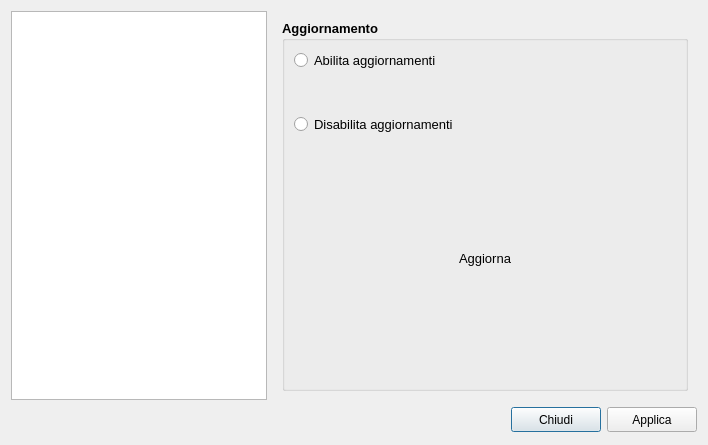
<?xml version="1.0" encoding="UTF-8"?>
<ui version="4.0">
 <class>pref</class>
 <widget class="QDialog" name="pref">
  <property name="windowModality">
   <enum>Qt::WindowModal</enum>
  </property>
  <property name="geometry">
   <rect>
    <x>0</x>
    <y>0</y>
    <width>708</width>
    <height>445</height>
   </rect>
  </property>
  <property name="windowTitle">
   <string>Preferenze</string>
  </property>
  <property name="windowIcon">
   <iconset resource="../cod_fisc.qrc">
    <normaloff>:/images/preferences-system.png</normaloff>:/images/preferences-system.png</iconset>
  </property>
  <property name="modal">
   <bool>true</bool>
  </property>
  <layout class="QGridLayout" name="gridLayout">
   <item row="0" column="0">
    <widget class="QListWidget" name="listWidget">
     <property name="sizePolicy">
      <sizepolicy hsizetype="Preferred" vsizetype="Preferred">
       <horstretch>0</horstretch>
       <verstretch>0</verstretch>
      </sizepolicy>
     </property>
    </widget>
   </item>
   <item row="1" column="0" colspan="2">
    <spacer name="horizontalSpacer">
     <property name="orientation">
      <enum>Qt::Horizontal</enum>
     </property>
     <property name="sizeHint" stdset="0">
      <size>
       <width>446</width>
       <height>28</height>
      </size>
     </property>
    </spacer>
   </item>
   <item row="1" column="2">
    <layout class="QHBoxLayout" name="horizontalLayout">
     <item>
      <widget class="QPushButton" name="chiudi">
       <property name="minimumSize">
        <size>
         <width>90</width>
         <height>25</height>
        </size>
       </property>
       <property name="maximumSize">
        <size>
         <width>90</width>
         <height>25</height>
        </size>
       </property>
       <property name="sizeIncrement">
        <size>
         <width>90</width>
         <height>25</height>
        </size>
       </property>
       <property name="baseSize">
        <size>
         <width>90</width>
         <height>25</height>
        </size>
       </property>
       <property name="font">
        <font>
         <weight>50</weight>
         <bold>false</bold>
        </font>
       </property>
       <property name="text">
        <string>Chiudi</string>
       </property>
       <property name="icon">
        <iconset resource="../cod_fisc.qrc">
         <normaloff>:/images/dialog-close.png</normaloff>:/images/dialog-close.png</iconset>
       </property>
      </widget>
     </item>
     <item>
      <widget class="QPushButton" name="apply">
       <property name="minimumSize">
        <size>
         <width>90</width>
         <height>25</height>
        </size>
       </property>
       <property name="maximumSize">
        <size>
         <width>90</width>
         <height>25</height>
        </size>
       </property>
       <property name="sizeIncrement">
        <size>
         <width>90</width>
         <height>25</height>
        </size>
       </property>
       <property name="baseSize">
        <size>
         <width>90</width>
         <height>25</height>
        </size>
       </property>
       <property name="font">
        <font>
         <weight>50</weight>
         <bold>false</bold>
        </font>
       </property>
       <property name="text">
        <string>Applica</string>
       </property>
       <property name="icon">
        <iconset resource="../cod_fisc.qrc">
         <normaloff>:/images/dialog-ok-apply.png</normaloff>:/images/dialog-ok-apply.png</iconset>
       </property>
      </widget>
     </item>
    </layout>
   </item>
   <item row="0" column="1" colspan="2">
    <widget class="QStackedWidget" name="stackedWidget">
     <property name="font">
      <font>
       <pointsize>10</pointsize>
      </font>
     </property>
     <property name="currentIndex">
      <number>1</number>
     </property>
     <widget class="QWidget" name="impostazioni">
      <layout class="QGridLayout" name="gridLayout_3">
       <item row="0" column="0">
        <widget class="QGroupBox" name="groupBox">
         <property name="sizePolicy">
          <sizepolicy hsizetype="Preferred" vsizetype="Preferred">
           <horstretch>0</horstretch>
           <verstretch>0</verstretch>
          </sizepolicy>
         </property>
         <property name="font">
          <font>
           <pointsize>9</pointsize>
           <weight>75</weight>
           <bold>true</bold>
          </font>
         </property>
         <property name="title">
          <string>Impostazioni generali</string>
         </property>
         <layout class="QGridLayout" name="gridLayout_5">
          <item row="1" column="0" colspan="2">
           <widget class="QGroupBox" name="groupBox_3">
            <property name="font">
             <font>
              <weight>50</weight>
              <bold>false</bold>
             </font>
            </property>
            <property name="title">
             <string>Editor Fonts</string>
            </property>
            <layout class="QGridLayout" name="gridLayout_4">
             <item row="0" column="0">
              <layout class="QVBoxLayout" name="verticalLayout_2">
               <item>
                <widget class="QLabel" name="label_2">
                 <property name="font">
                  <font>
                   <weight>50</weight>
                   <bold>false</bold>
                  </font>
                 </property>
                 <property name="text">
                  <string>Font Name</string>
                 </property>
                </widget>
               </item>
               <item>
                <widget class="QFontComboBox" name="cmbFontName">
                 <property name="font">
                  <font>
                   <weight>50</weight>
                   <bold>false</bold>
                  </font>
                 </property>
                 <property name="currentFont">
                  <font>
                   <family>DejaVu Sans</family>
                  </font>
                 </property>
                </widget>
               </item>
              </layout>
             </item>
             <item row="0" column="1">
              <layout class="QVBoxLayout" name="verticalLayout">
               <item>
                <widget class="QLabel" name="label_3">
                 <property name="font">
                  <font>
                   <weight>50</weight>
                   <bold>false</bold>
                  </font>
                 </property>
                 <property name="text">
                  <string>Font Size</string>
                 </property>
                </widget>
               </item>
               <item>
                <widget class="QSpinBox" name="spinFontSize">
                 <property name="font">
                  <font>
                   <weight>50</weight>
                   <bold>false</bold>
                  </font>
                 </property>
                 <property name="accelerated">
                  <bool>true</bool>
                 </property>
                 <property name="value">
                  <number>12</number>
                 </property>
                </widget>
               </item>
              </layout>
             </item>
            </layout>
           </widget>
          </item>
          <item row="2" column="0" colspan="2">
           <widget class="QGroupBox" name="groupBox_4">
            <property name="font">
             <font>
              <weight>50</weight>
              <bold>false</bold>
             </font>
            </property>
            <property name="title">
             <string>Application Fonts</string>
            </property>
            <layout class="QGridLayout" name="gridLayout_6">
             <item row="0" column="0">
              <layout class="QVBoxLayout" name="verticalLayout_3">
               <item>
                <widget class="QLabel" name="label_4">
                 <property name="text">
                  <string>Font Name</string>
                 </property>
                </widget>
               </item>
               <item>
                <widget class="QFontComboBox" name="cmbApplicationFontName">
                 <property name="currentFont">
                  <font/>
                 </property>
                </widget>
               </item>
              </layout>
             </item>
             <item row="0" column="1">
              <layout class="QVBoxLayout" name="verticalLayout_4">
               <item>
                <widget class="QLabel" name="label_5">
                 <property name="text">
                  <string>Font Size</string>
                 </property>
                </widget>
               </item>
               <item>
                <widget class="QSpinBox" name="spinApplicationFontSize">
                 <property name="accelerated">
                  <bool>true</bool>
                 </property>
                 <property name="value">
                  <number>12</number>
                 </property>
                </widget>
               </item>
              </layout>
             </item>
            </layout>
           </widget>
          </item>
          <item row="0" column="0" colspan="2">
           <widget class="QLabel" name="info">
            <property name="text">
             <string/>
            </property>
           </widget>
          </item>
         </layout>
        </widget>
       </item>
       <item row="1" column="0">
        <spacer name="verticalSpacer">
         <property name="orientation">
          <enum>Qt::Vertical</enum>
         </property>
         <property name="sizeHint" stdset="0">
          <size>
           <width>20</width>
           <height>40</height>
          </size>
         </property>
        </spacer>
       </item>
      </layout>
     </widget>
     <widget class="QWidget" name="aggiornamento">
      <layout class="QGridLayout" name="gridLayout_2">
       <item row="0" column="0">
        <widget class="QGroupBox" name="groupBox_2">
         <property name="font">
          <font>
           <pointsize>10</pointsize>
           <weight>75</weight>
           <bold>true</bold>
          </font>
         </property>
         <property name="title">
          <string>Aggiornamento</string>
         </property>
         <layout class="QGridLayout" name="gridLayout_7">
          <item row="0" column="0" colspan="3">
           <layout class="QVBoxLayout" name="verticalLayout_5">
            <item>
             <widget class="QRadioButton" name="en_update">
              <property name="font">
               <font>
                <weight>50</weight>
                <bold>false</bold>
               </font>
              </property>
              <property name="text">
               <string>Abilita aggiornamenti</string>
              </property>
              <property name="icon">
               <iconset resource="../cod_fisc.qrc">
                <normaloff>:/images/system-software-update.png</normaloff>:/images/system-software-update.png</iconset>
              </property>
             </widget>
            </item>
            <item>
             <spacer name="verticalSpacer_6">
              <property name="orientation">
               <enum>Qt::Vertical</enum>
              </property>
              <property name="sizeHint" stdset="0">
               <size>
                <width>20</width>
                <height>40</height>
               </size>
              </property>
             </spacer>
            </item>
            <item>
             <widget class="QRadioButton" name="ds_update">
              <property name="font">
               <font>
                <weight>50</weight>
                <bold>false</bold>
               </font>
              </property>
              <property name="text">
               <string>Disabilita aggiornamenti</string>
              </property>
              <property name="icon">
               <iconset resource="../cod_fisc.qrc">
                <normaloff>:/images/system-software-update.png</normaloff>:/images/system-software-update.png</iconset>
              </property>
             </widget>
            </item>
           </layout>
          </item>
          <item row="1" column="1">
           <spacer name="verticalSpacer_4">
            <property name="orientation">
             <enum>Qt::Vertical</enum>
            </property>
            <property name="sizeHint" stdset="0">
             <size>
              <width>20</width>
              <height>103</height>
             </size>
            </property>
           </spacer>
          </item>
          <item row="2" column="0" rowspan="2">
           <spacer name="verticalSpacer_2">
            <property name="orientation">
             <enum>Qt::Vertical</enum>
            </property>
            <property name="sizeHint" stdset="0">
             <size>
              <width>20</width>
              <height>135</height>
             </size>
            </property>
           </spacer>
          </item>
          <item row="2" column="1">
           <layout class="QVBoxLayout" name="verticalLayout_6">
            <item>
             <widget class="QPushButton" name="update_b">
              <property name="font">
               <font>
                <weight>50</weight>
                <bold>false</bold>
               </font>
              </property>
              <property name="text">
               <string>Aggiorna</string>
              </property>
              <property name="icon">
               <iconset resource="../cod_fisc.qrc">
                <normaloff>:/images/system-software-update.png</normaloff>:/images/system-software-update.png</iconset>
              </property>
              <property name="default">
               <bool>false</bool>
              </property>
              <property name="flat">
               <bool>true</bool>
              </property>
             </widget>
            </item>
           </layout>
          </item>
          <item row="2" column="2" rowspan="2">
           <spacer name="verticalSpacer_3">
            <property name="orientation">
             <enum>Qt::Vertical</enum>
            </property>
            <property name="sizeHint" stdset="0">
             <size>
              <width>20</width>
              <height>135</height>
             </size>
            </property>
           </spacer>
          </item>
          <item row="3" column="1">
           <spacer name="verticalSpacer_5">
            <property name="orientation">
             <enum>Qt::Vertical</enum>
            </property>
            <property name="sizeHint" stdset="0">
             <size>
              <width>20</width>
              <height>104</height>
             </size>
            </property>
           </spacer>
          </item>
          <item row="1" column="0">
           <widget class="QLabel" name="testo">
            <property name="text">
             <string/>
            </property>
           </widget>
          </item>
         </layout>
        </widget>
       </item>
      </layout>
     </widget>
    </widget>
   </item>
  </layout>
 </widget>
 <tabstops>
  <tabstop>listWidget</tabstop>
  <tabstop>cmbFontName</tabstop>
  <tabstop>spinFontSize</tabstop>
  <tabstop>cmbApplicationFontName</tabstop>
  <tabstop>spinApplicationFontSize</tabstop>
  <tabstop>chiudi</tabstop>
  <tabstop>apply</tabstop>
  <tabstop>en_update</tabstop>
  <tabstop>update_b</tabstop>
  <tabstop>ds_update</tabstop>
 </tabstops>
 <resources>
  <include location="../cod_fisc.qrc"/>
 </resources>
 <connections/>
</ui>
